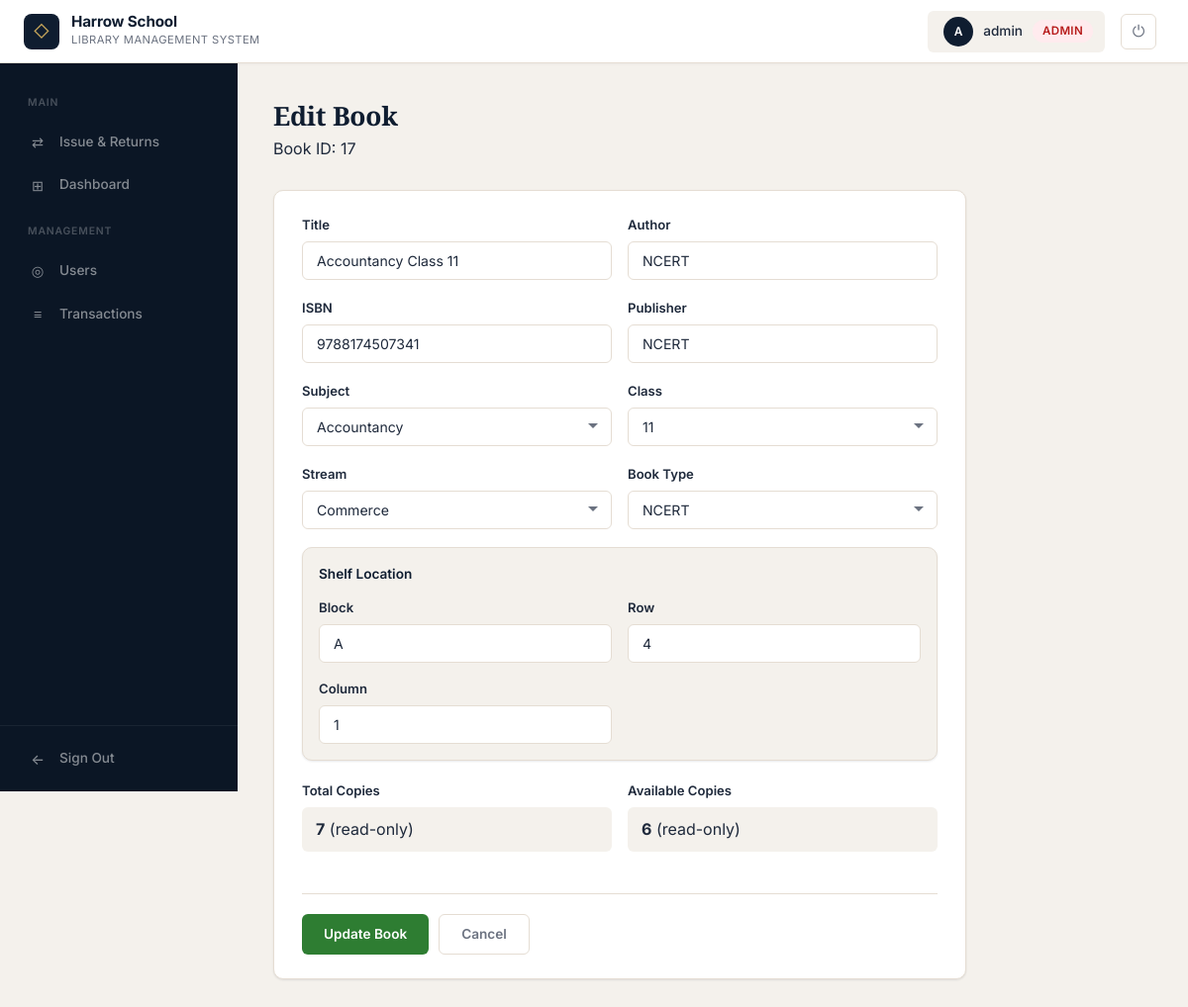
The page /edit-book/17 (signed in) on the database its author committed.
### tables this page shows
CREATE TABLE books (
        id INTEGER PRIMARY KEY AUTOINCREMENT,
        title TEXT NOT NULL,
        author TEXT NOT NULL,
        isbn TEXT,
        subject TEXT DEFAULT 'General',
        class_level TEXT DEFAULT 'General',
        stream TEXT DEFAULT 'General',
        book_type TEXT DEFAULT 'Textbook',
        magazine_name TEXT,
        publisher TEXT,
        total_copies INTEGER DEFAULT 1,
        available_copies INTEGER DEFAULT 1,
        shelf_row TEXT,
        shelf_column TEXT,
        shelf_block TEXT,
        registered_date TEXT DEFAULT (date('now')),
        created_at TIMESTAMP DEFAULT CURRENT_TIMESTAMP
    );

### app.py (the view, shortened to what this page needs)
@app.route('/edit-book/<int:book_id>', methods=['GET', 'POST'])
@login_required
@admin_required
def edit_book(book_id):
    db = get_db()
    book = db.execute("SELECT * FROM books WHERE id=?", (book_id,)).fetchone()
    db.close()
    if not book:
        return redirect('/admin')
    return render_template('edit_book.html', book=book)

### app.py (called while the page is built)
def get_db():
    db = sqlite3.connect("library.db")
    db.row_factory = sqlite3.Row
    db.execute("PRAGMA foreign_keys = ON")
    return db

def login_required(f):
    @wraps(f)
    def decorated_function(*args, **kwargs):
        if 'user_id' not in session:
            return redirect('/')
        return f(*args, **kwargs)
    return decorated_function

def admin_required(f):
    @wraps(f)
    def decorated_function(*args, **kwargs):
        if session.get('role') != 'admin':
            return redirect('/dashboard')
        return f(*args, **kwargs)
    return decorated_function

@app.context_processor
def inject_globals():
    return {
        'now': datetime.now().strftime("%Y-%m-%d"),
        'CLASS_LEVELS': CLASS_LEVELS,
        'STREAMS': STREAMS,
        'BOOK_TYPES': BOOK_TYPES,
        'SUBJECTS': SUBJECTS,
        'MAGAZINE_TYPES': MAGAZINE_TYPES,
        'SUBJECTS_BY_CLASS': SUBJECTS_BY_CLASS
    }

### templates/edit_book.html (shortened to what this page needs)
{% extends "layout.html" %}
{% block content %}
<div class="page-header">
  <div>
    <h1>Edit Book</h1>
    <p>Book ID: {{ book.id }}</p>
  </div>
</div>
<div class="card" style="max-width:700px;">
  <form method="POST">
    <div class="form-row">
      <div class="form-group">
        <label for="title">Title</label>
        <input type="text" id="title" name="title" class="form-control" value="{{ book.title }}" required>
      </div>
      <div class="form-group">
        <label for="author">Author</label>
        <input type="text" id="author" name="author" class="form-control" value="{{ book.author }}" required>
      </div>
    </div>
    <div class="form-row">
      <div class="form-group">
        <label for="isbn">ISBN</label>
        <input type="text" id="isbn" name="isbn" class="form-control" value="{{ book.isbn or '' }}">
      </div>
      <div class="form-group">
        <label for="publisher">Publisher</label>
        <input type="text" id="publisher" name="publisher" class="form-control" value="{{ book.publisher or '' }}">
      </div>
    </div>
    <div class="form-row">
      <div class="form-group">
        <label for="subject">Subject</label>
        <select id="subject" name="subject" class="form-control">
          {% for s in SUBJECTS %}<option value="{{ s }}" {% if book.subject == s %}selected{% endif %}>{{ s }}</option>{% endfor %}
        </select>
      </div>
      <div class="form-group">
        <label for="class_level">Class</label>
        <select id="class_level" name="class_level" class="form-control" onchange="filterSubjects(this, document.getElementById('subject'))">
          {% for c in CLASS_LEVELS %}<option value="{{ c }}" {% if book.class_level == c %}selected{% endif %}>{{ c }}</option>{% endfor %}
        </select>
      </div>
    </div>
    <div class="form-row">
      <div class="form-group">
        <label for="stream">Stream</label>
        <select id="stream" name="stream" class="form-control">
          {% for s in STREAMS %}<option value="{{ s }}" {% if book.stream == s %}selected{% endif %}>{{ s }}</option>{% endfor %}
        </select>
      </div>
      <div class="form-group">
        <label for="book_type">Book Type</label>
        <select id="book_type" name="book_type" class="form-control" onchange="toggleMag(this.value)">
          {% for t in BOOK_TYPES %}<option value="{{ t }}" {% if book.book_type == t %}selected{% endif %}>{{ t }}</option>{% endfor %}
        </select>
      </div>
    </div>
    <div class="card" style="margin-bottom:20px;padding:16px;background:var(--color-bg);border:1px solid var(--color-border);">
      <h4 style="font-size:0.85rem;font-weight:600;margin-bottom:12px;color:var(--color-primary);">Shelf Location</h4>
      <div class="form-row">
        <div class="form-group" style="margin-bottom:0;">
          <label for="shelf_block">Block</label>
          <input type="text" id="shelf_block" name="shelf_block" class="form-control" value="{{ book.shelf_block or '' }}" placeholder="e.g. A, B, C or Main, East...">
        </div>
        <div class="form-group" style="margin-bottom:0;">
          <label for="shelf_row">Row</label>
          <input type="text" id="shelf_row" name="shelf_row" class="form-control" value="{{ book.shelf_row or '' }}" placeholder="e.g. 1, 2, 3 or R1, R2...">
        </div>
        <div class="form-group" style="margin-bottom:0;">
          <label for="shelf_column">Column</label>
          <input type="text" id="shelf_column" name="shelf_column" class="form-control" value="{{ book.shelf_column or '' }}" placeholder="e.g. 1, 2, 3 or C1, C2...">
        </div>
      </div>
    </div>
    <div class="form-row">
      <div class="form-group">
        <label>Total Copies</label>
        <p style="padding:10px 14px;background:var(--color-bg);border-radius:var(--radius-sm);"><strong>{{ book.total_copies }}</strong> (read-only)</p>
      </div>
      <div class="form-group">
        <label>Available Copies</label>
        <p style="padding:10px 14px;background:var(--color-bg);border-radius:var(--radius-sm);"><strong>{{ book.available_copies }}</strong> (read-only)</p>
      </div>
    </div>
    <div class="form-actions">
      <button type="submit" class="btn btn-success">Update Book</button>
      <a href="/admin" class="btn btn-outline">Cancel</a>
    </div>
  </form>
</div>
{% endblock %}

### static/style.css (style rules this page uses)
:root { --color-primary: #0F1D30; --color-primary-light: #1A3050; --color-accent: #C5A55A; --color-accent-hover: #B8943E; --color-accent-red: #8B1A2B; --color-bg: #F4F1EC; --color-surface: #FFFFFF; --color-sidebar: #0B1625; --color-sidebar-hover: #13213A; --color-sidebar-active: #1A2D4A; --color-header: #FFFFFF; --color-text: #1E293B; --color-text-secondary: #6B7280; --color-text-light: #9CA3AF; --color-border: #E5DDD3; --color-success: #2E7D32; --color-success-bg: #E8F5E9; --color-warning: #C45A1E; --color-warning-bg: #FFF3E0; --color-danger: #B71C1C; --color-danger-bg: #FFEBEE; --color-info: #1A56A8; --color-info-bg: #E3F0FF; --radius-sm: 6px; --radius-md: 10px; --radius-lg: 16px; --shadow-sm: 0 1px 2px rgba(15,29,48,0.06), 0 1px 3px rgba(15,29,48,0.04); --shadow-md: 0 4px 12px rgba(15,29,48,0.08); --shadow-lg: 0 12px 40px rgba(15,29,48,0.12); --shadow-xl: 0 20px 60px rgba(15,29,48,0.18); --transition: 200ms cubic-bezier(0.4, 0, 0.2, 1); --font-display: 'Playfair Display', Georgia, serif; --font-body: 'Inter', -apple-system, BlinkMacSystemFont, sans-serif; }
*, *::before, *::after { margin: 0; padding: 0; box-sizing: border-box; }
html { scroll-behavior: smooth; }
body { font-family: var(--font-body); background: var(--color-bg); color: var(--color-text); line-height: 1.6; -webkit-font-smoothing: antialiased; }
.page-header { margin-bottom: 28px; }
.page-header h1 { font-family: var(--font-display); font-size: 1.65rem; color: var(--color-primary); font-weight: 700; letter-spacing: -0.01em; }
.card { background: var(--color-surface); border-radius: var(--radius-md); padding: 24px 28px; box-shadow: var(--shadow-sm); border: 1px solid var(--color-border); transition: box-shadow var(--transition); }
.form-group { margin-bottom: 18px; }
.form-group label { display: block; font-size: 0.82rem; font-weight: 600; color: var(--color-text); margin-bottom: 6px; }
.form-control { width: 100%; padding: 10px 14px; border: 1.5px solid var(--color-border); border-radius: var(--radius-sm); font-family: var(--font-body); font-size: 0.88rem; color: var(--color-text); background: var(--color-surface); transition: all var(--transition); outline: none; }
.form-control::placeholder { color: var(--color-text-light); }
select.form-control { cursor: pointer; appearance: none; background-repeat: no-repeat; background-position: right 12px center; padding-right: 32px; }
.form-row { display: grid; grid-template-columns: 1fr 1fr; gap: 16px; }
.form-actions { display: flex; gap: 10px; margin-top: 24px; padding-top: 20px; border-top: 1px solid var(--color-border); }
.btn { display: inline-flex; align-items: center; justify-content: center; gap: 8px; padding: 10px 22px; border: none; border-radius: var(--radius-sm); font-family: var(--font-body); font-size: 0.85rem; font-weight: 600; cursor: pointer; text-decoration: none; transition: all var(--transition); white-space: nowrap; line-height: 1.4; }
.btn-success { background: var(--color-success); color: white; }
.btn-outline { background: transparent; color: var(--color-text-secondary); border: 1.5px solid var(--color-border); }

### rows shown on the page
books: id "17", title "Accountancy Class 11", author "NCERT", isbn "9788174507341", publisher "NCERT", class_level "11", stream "Commerce", book_type "NCERT", shelf_block "A", shelf_row "4", shelf_column "1", total_copies "7", available_copies "6"

### other values the page prints
{{ session.get('username')[:1].upper() }} "A"
{{ session.get('username') }} "admin"
